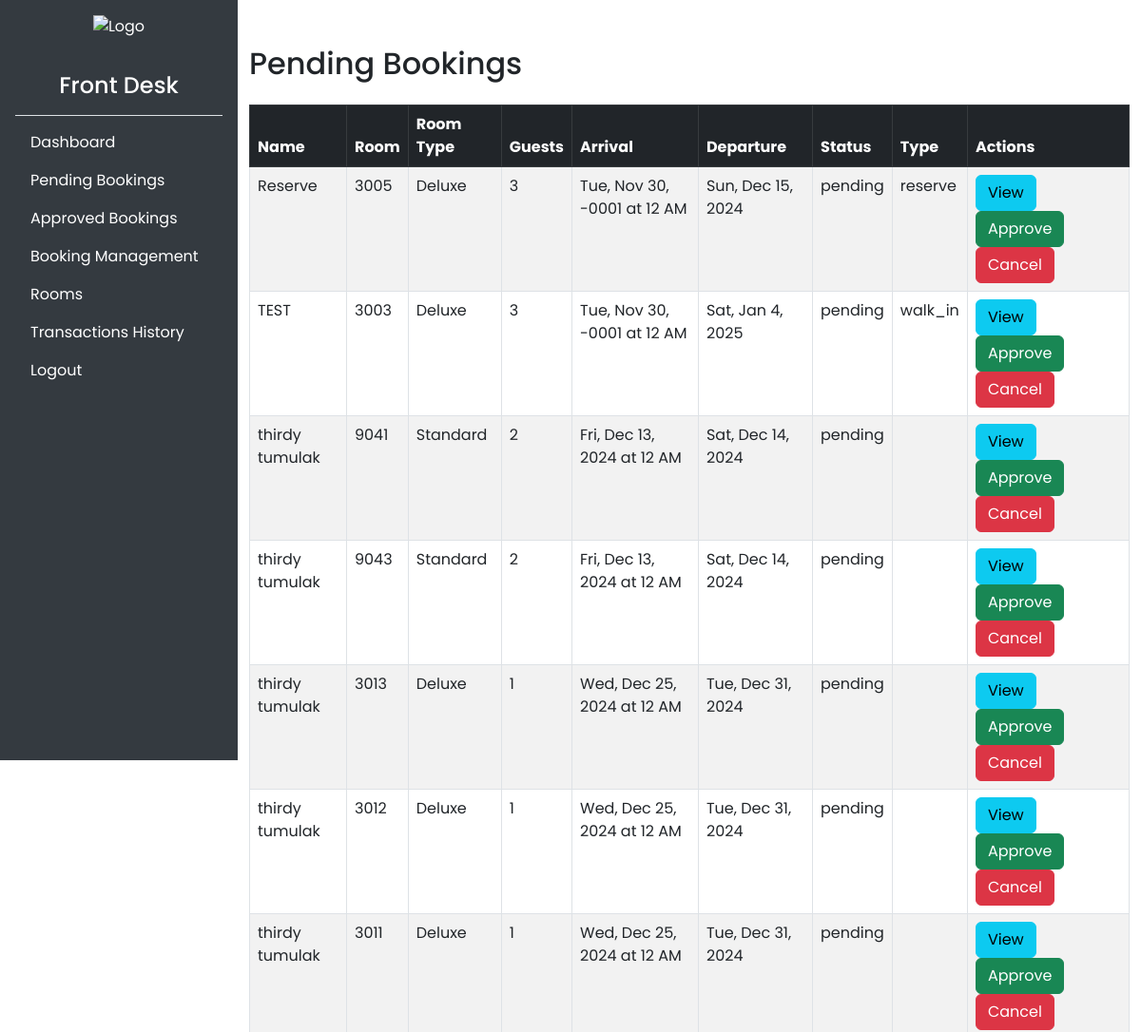
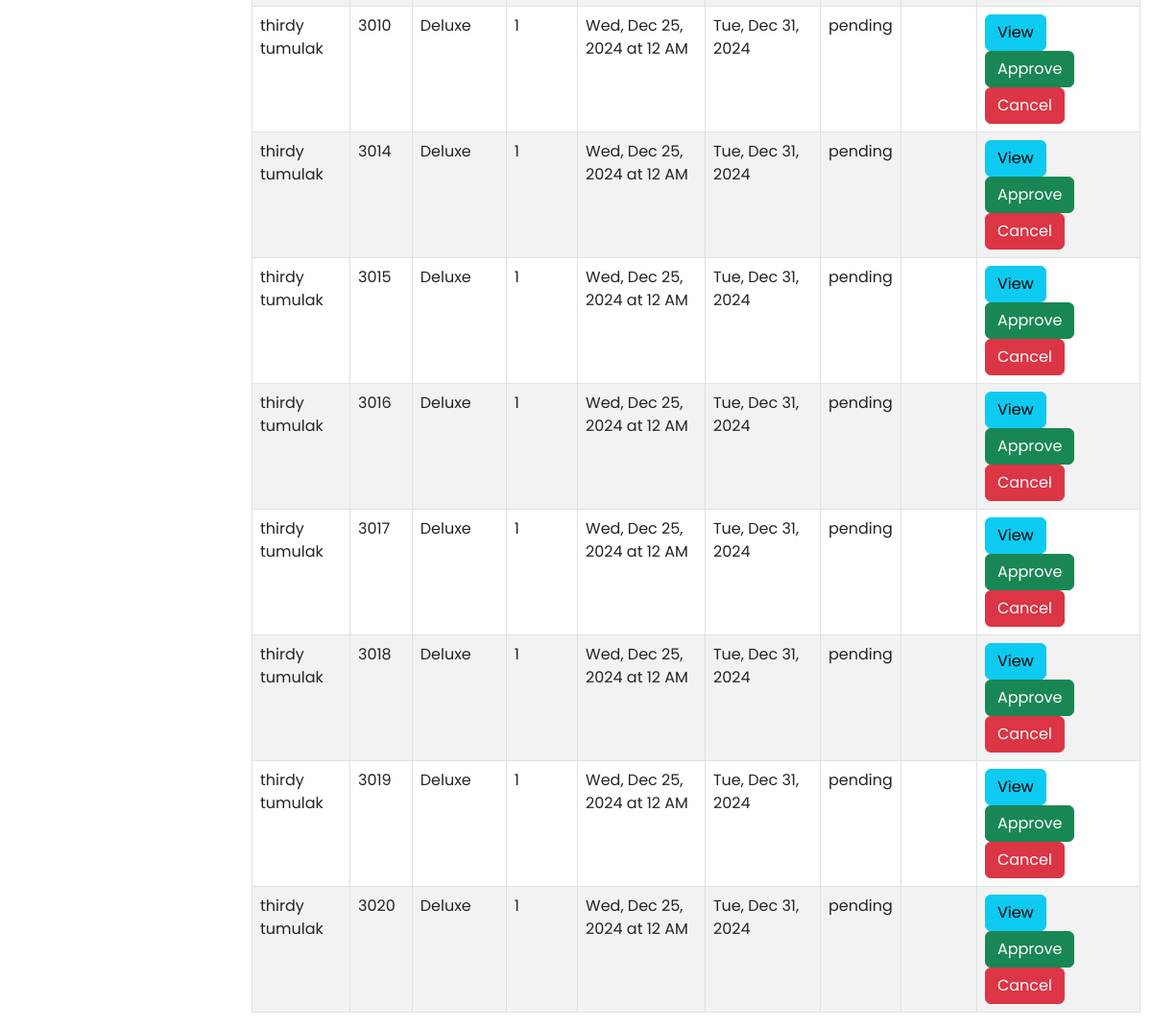
The page /front_desk/pending_bookings.php (signed in) on the database its author committed (2 pictures, top to bottom).
### tables this page shows
CREATE TABLE `bookings` (
  `id` int(11) NOT NULL,
  `user_id` int(11) DEFAULT NULL,
  `name` varchar(255) DEFAULT NULL,
  `email` varchar(255) NOT NULL,
  `contact` varchar(255) DEFAULT NULL,
  `address` varchar(255) DEFAULT NULL,
  `gender` varchar(255) DEFAULT NULL,
  `room_id` int(11) NOT NULL,
  `guests` int(11) NOT NULL,
  `total_price` decimal(10,0) NOT NULL,
  `status` varchar(255) NOT NULL,
  `code` varchar(6) NOT NULL,
  `check_in` datetime NOT NULL,
  `check_out` datetime NOT NULL,
  `booking_type` varchar(255) DEFAULT NULL,
  `paid_at` datetime DEFAULT NULL,
  `created_at` timestamp NOT NULL DEFAULT current_timestamp() ON UPDATE current_timestamp()
);

CREATE TABLE `rooms` (
  `id` int(11) NOT NULL,
  `images` text NOT NULL,
  `room_type` varchar(255) NOT NULL,
  `price` decimal(10,0) NOT NULL,
  `capacity` int(11) NOT NULL,
  `amenities` text NOT NULL,
  `description` text NOT NULL,
  `created_at` timestamp NOT NULL DEFAULT current_timestamp() ON UPDATE current_timestamp(),
  `name` varchar(255) NOT NULL,
  `room_number` varchar(50) NOT NULL,
  `status` varchar(255) NOT NULL,
  `cleanliness_status` varchar(255) NOT NULL
);

### front_desk/pending_bookings.php (the view, shortened to what this page needs)
<?php
include './sidebar.php';
include '../config.php';
$query = "
    SELECT bookings.*,
           IF(users.id IS NULL, bookings.name, CONCAT(users.first_name, ' ', users.last_name)) AS user_name,
           rooms.name AS room_name, rooms.room_type, rooms.room_number
    FROM bookings
    LEFT JOIN users ON bookings.user_id = users.id
    JOIN rooms ON bookings.room_id = rooms.id
    WHERE bookings.status = 'pending'
    ORDER BY bookings.created_at DESC
";
$result = mysqli_query($conn, $query);
?>
<body>
    <div class="container mt-5">
        <h2 class="mb-4">Pending Bookings</h2>
        <table class="table table-bordered table-striped">
            <thead class="table-dark">
                <tr>
                    <th>Name</th>
                    <th>Room</th>
                    <th>Room Type</th>
                    <th>Guests</th>
                    <th>Arrival</th>
                    <th>Departure</th>
                    <th>Status</th>
                    <th>Type</th>
                    <th>Actions</th>
                </tr>
            </thead>
            <tbody>
                <?php while ($row = mysqli_fetch_assoc($result)): ?>
                    <tr>
                        <td><?php echo $row['user_name'] ?></td>
                        <td><?php echo $row['room_number']; ?></td>
                        <td><?php echo htmlspecialchars($row['room_type']); ?></td>
                        <td><?php echo htmlspecialchars($row['guests']); ?></td>
                        <td>
                            <?php
                                $check_in = new DateTime($row['check_in']);
                                echo $check_in->format('D, M j, Y \a\t g A');
                            ?>
                        </td>
                        <td>
                            <?php
                                $check_out = new DateTime($row['check_out']);
                                echo $check_out->format('D, M j, Y');
                            ?>
                        </td>
                        <td><?php echo htmlspecialchars($row['status']); ?></td>
                        <td><?php echo htmlspecialchars($row['booking_type']); ?></td>
                        <td>
                            <button type="button" class="btn btn-info" data-bs-toggle="modal" data-bs-target="#viewDetailsModal" onclick="viewBooking(<?php echo $row['id']; ?>)">View</button>
                            <button class="btn btn-success approve-btn" data-id="<?php echo $row['id']; ?>">Approve</button>
                            <button class="btn btn-danger cancel-btn" data-id="<?php echo $row['id']; ?>">Cancel</button>
                        </td>
                    </tr>
                <?php endwhile; ?>
            </tbody>
        </table>
    </div>
</body>

### admin/css/roombook.css (style rules this page uses)
:root { --bg-text-shadow: 0 2px 4px rgb(13 0 77 / 8%), 0 3px 6px rgb(13 0 77 / 8%), 0 8px 16px rgb(13 0 77 / 8%); --bg-box-shadow: 0px 0px 20px 6px rgba(26, 30, 164, 0.31); }
body { background-color: #ffff; }
* { margin: 0; padding: 0; font-family: 'Poppins', sans-serif; }

### front_desk/sidebar.php (style rules this page uses)
body { display: flex; }

### rows shown on the page
bookings: user_name "Reserve", rooms.room_number "3005", rooms.room_type "Deluxe", guests "3", check_in "Tue, Nov 30, -0001 at 12 AM", check_out "Sun, Dec 15, 2024", status "pending", booking_type "reserve"
bookings: user_name "TEST", rooms.room_number "3003", rooms.room_type "Deluxe", guests "3", check_in "Tue, Nov 30, -0001 at 12 AM", check_out "Sat, Jan 4, 2025", status "pending", booking_type "walk_in"
bookings: user_name "thirdy tumulak", rooms.room_number "9041", rooms.room_type "Standard", guests "2", check_in "Fri, Dec 13, 2024 at 12 AM", check_out "Sat, Dec 14, 2024", status "pending"
bookings: user_name "thirdy tumulak", rooms.room_number "9043", rooms.room_type "Standard", guests "2", check_in "Fri, Dec 13, 2024 at 12 AM", check_out "Sat, Dec 14, 2024", status "pending"
bookings: user_name "thirdy tumulak", rooms.room_number "3013", rooms.room_type "Deluxe", guests "1", check_in "Wed, Dec 25, 2024 at 12 AM", check_out "Tue, Dec 31, 2024", status "pending"
bookings: user_name "thirdy tumulak", rooms.room_number "3012", rooms.room_type "Deluxe", guests "1", check_in "Wed, Dec 25, 2024 at 12 AM", check_out "Tue, Dec 31, 2024", status "pending"
bookings: user_name "thirdy tumulak", rooms.room_number "3011", rooms.room_type "Deluxe", guests "1", check_in "Wed, Dec 25, 2024 at 12 AM", check_out "Tue, Dec 31, 2024", status "pending"
bookings: user_name "thirdy tumulak", rooms.room_number "3010", rooms.room_type "Deluxe", guests "1", check_in "Wed, Dec 25, 2024 at 12 AM", check_out "Tue, Dec 31, 2024", status "pending"
bookings: user_name "thirdy tumulak", rooms.room_number "3014", rooms.room_type "Deluxe", guests "1", check_in "Wed, Dec 25, 2024 at 12 AM", check_out "Tue, Dec 31, 2024", status "pending"
bookings: user_name "thirdy tumulak", rooms.room_number "3015", rooms.room_type "Deluxe", guests "1", check_in "Wed, Dec 25, 2024 at 12 AM", check_out "Tue, Dec 31, 2024", status "pending"
bookings: user_name "thirdy tumulak", rooms.room_number "3016", rooms.room_type "Deluxe", guests "1", check_in "Wed, Dec 25, 2024 at 12 AM", check_out "Tue, Dec 31, 2024", status "pending"
bookings: user_name "thirdy tumulak", rooms.room_number "3017", rooms.room_type "Deluxe", guests "1", check_in "Wed, Dec 25, 2024 at 12 AM", check_out "Tue, Dec 31, 2024", status "pending"
bookings: user_name "thirdy tumulak", rooms.room_number "3018", rooms.room_type "Deluxe", guests "1", check_in "Wed, Dec 25, 2024 at 12 AM", check_out "Tue, Dec 31, 2024", status "pending"
bookings: user_name "thirdy tumulak", rooms.room_number "3019", rooms.room_type "Deluxe", guests "1", check_in "Wed, Dec 25, 2024 at 12 AM", check_out "Tue, Dec 31, 2024", status "pending"
bookings: user_name "thirdy tumulak", rooms.room_number "3020", rooms.room_type "Deluxe", guests "1", check_in "Wed, Dec 25, 2024 at 12 AM", check_out "Tue, Dec 31, 2024", status "pending"
